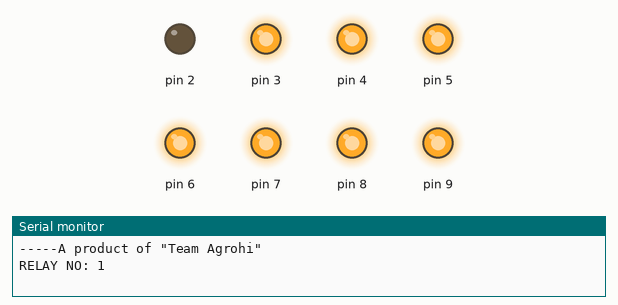
Bench run of a sketch on a simulated Arduino Uno, built with avr-gcc and run on an emulated ATmega328P. On the bench: output pins drawn as LEDs (lit = HIGH), the last lines printed to the serial monitor.

Above: at 0.1 s.
At 20.1 s:
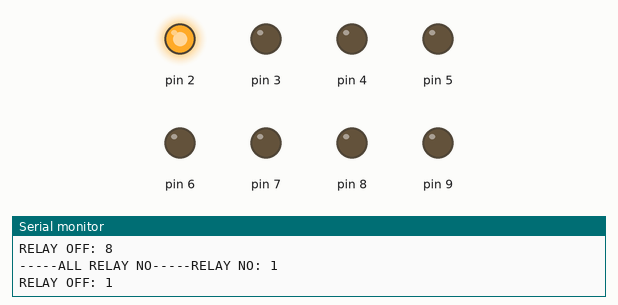
At 22.1 s:
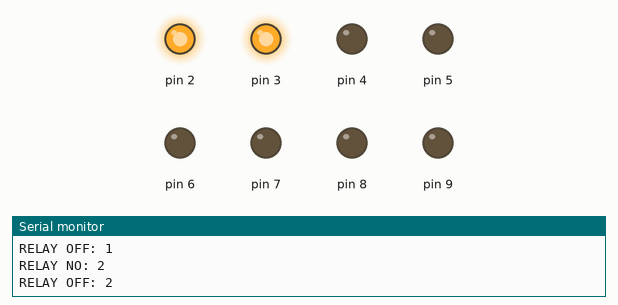
At 24.1 s:
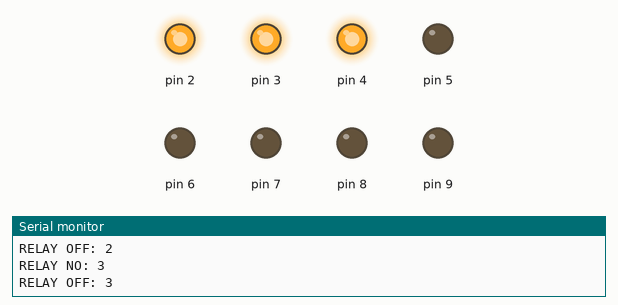
At 28.1 s:
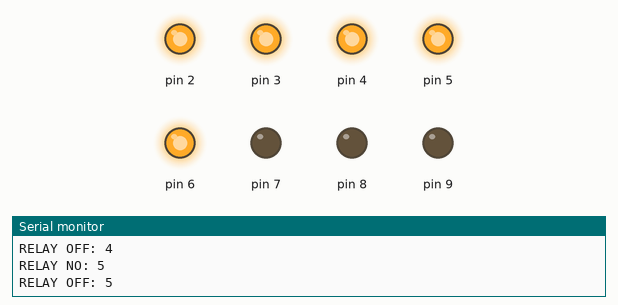
At 35.1 s:
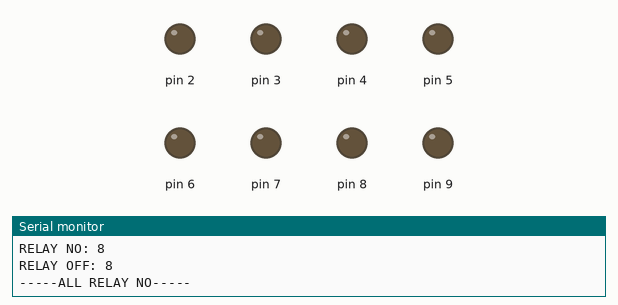
Timing chart, 0 to 40.0 s (numbered marks = the images above):
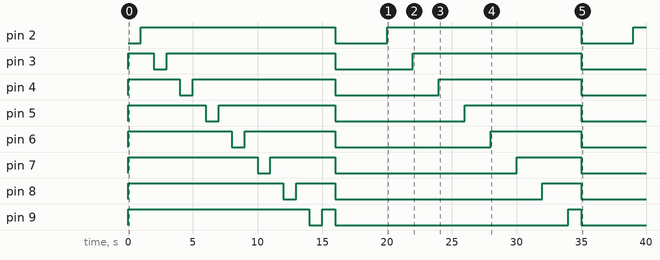

The sketch:

relayTest.ino
```cpp
/*  8-Channel Relay Test
      By- Sabbir Ahmed
          Team Agrohi.
*/

int i;

void setup() {
  for (i = 2; i <= 9; i++) {
    pinMode(i, OUTPUT);
    digitalWrite(i, HIGH);
  }
  Serial.begin(9600);
  Serial.println("-----A product of \"Team Agrohi\"");
  Serial.println();
}

void loop() {
  for (i = 2; i <= 9; i++) {
    digitalWrite(i, LOW);
    Serial.print("RELAY NO: ");
    Serial.println(i - 1);
    delay(1000);
    digitalWrite(i, HIGH);
    Serial.print("RELAY OFF: ");
    Serial.println(i - 1);
    delay(1000);
  }
  digitalWrite(2, LOW);
  digitalWrite(3, LOW);
  digitalWrite(4, LOW);
  digitalWrite(5, LOW);
  digitalWrite(6, LOW);
  digitalWrite(7, LOW);
  digitalWrite(8, LOW);
  digitalWrite(9, LOW);
  Serial.print("-----ALL RELAY NO-----");
  delay(3000);
}
```

Measured:
- by itself, pin 2: alternates HIGH for 15.0 s and LOW for 4.0 s
- by itself, pin 3: goes LOW 1.0 s, HIGH 13.0 s, LOW 6.0 s, HIGH 13.0 s, then LOW
- by itself, pin 4: goes LOW 1.0 s, HIGH 11.0 s, LOW 8.0 s, HIGH 11.0 s, then LOW
- by itself, pin 5: goes LOW 1.0 s, HIGH 9.0 s, LOW 10.0 s, HIGH 9.0 s, then LOW
- by itself, pin 6: goes LOW 1.0 s, HIGH 7.0 s, LOW 12.0 s, HIGH 7.0 s, then LOW
- by itself, pin 7: goes LOW 1.0 s, HIGH 5.0 s, LOW 14.0 s, HIGH 5.0 s, then LOW
- by itself, pin 8: goes LOW 1.0 s, HIGH 3.0 s, LOW 16.0 s, HIGH 3.0 s, then LOW
- by itself, pin 9: goes LOW 1.0 s, HIGH 1.0 s, LOW 18.0 s, HIGH 1.0 s, then LOW
